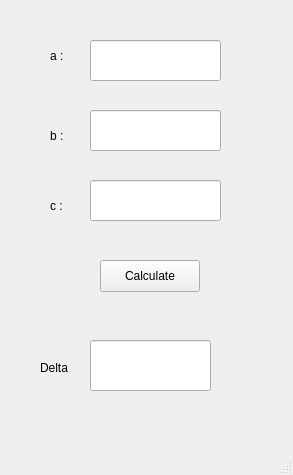
<?xml version="1.0" encoding="UTF-8"?>
<ui version="4.0">
 <class>MainWindow</class>
 <widget class="QMainWindow" name="MainWindow">
  <property name="geometry">
   <rect>
    <x>0</x>
    <y>0</y>
    <width>293</width>
    <height>475</height>
   </rect>
  </property>
  <property name="windowTitle">
   <string>MainWindow</string>
  </property>
  <widget class="QWidget" name="centralwidget">
   <widget class="QLineEdit" name="ax">
    <property name="geometry">
     <rect>
      <x>90</x>
      <y>40</y>
      <width>131</width>
      <height>41</height>
     </rect>
    </property>
   </widget>
   <widget class="QLineEdit" name="bx">
    <property name="geometry">
     <rect>
      <x>90</x>
      <y>110</y>
      <width>131</width>
      <height>41</height>
     </rect>
    </property>
   </widget>
   <widget class="QLineEdit" name="cx">
    <property name="geometry">
     <rect>
      <x>90</x>
      <y>180</y>
      <width>131</width>
      <height>41</height>
     </rect>
    </property>
   </widget>
   <widget class="QLabel" name="label">
    <property name="geometry">
     <rect>
      <x>50</x>
      <y>40</y>
      <width>31</width>
      <height>31</height>
     </rect>
    </property>
    <property name="text">
     <string>a :</string>
    </property>
   </widget>
   <widget class="QLabel" name="label_2">
    <property name="geometry">
     <rect>
      <x>50</x>
      <y>120</y>
      <width>31</width>
      <height>31</height>
     </rect>
    </property>
    <property name="text">
     <string>b :</string>
    </property>
   </widget>
   <widget class="QLabel" name="label_3">
    <property name="geometry">
     <rect>
      <x>50</x>
      <y>190</y>
      <width>31</width>
      <height>31</height>
     </rect>
    </property>
    <property name="text">
     <string>c :</string>
    </property>
   </widget>
   <widget class="QPushButton" name="button">
    <property name="geometry">
     <rect>
      <x>100</x>
      <y>260</y>
      <width>100</width>
      <height>32</height>
     </rect>
    </property>
    <property name="text">
     <string>Calculate</string>
    </property>
   </widget>
   <widget class="QLineEdit" name="result_text">
    <property name="geometry">
     <rect>
      <x>90</x>
      <y>340</y>
      <width>121</width>
      <height>51</height>
     </rect>
    </property>
   </widget>
   <widget class="QLabel" name="label_4">
    <property name="geometry">
     <rect>
      <x>40</x>
      <y>360</y>
      <width>41</width>
      <height>16</height>
     </rect>
    </property>
    <property name="text">
     <string>Delta</string>
    </property>
   </widget>
  </widget>
  <widget class="QStatusBar" name="statusbar"/>
 </widget>
 <resources/>
 <connections/>
</ui>
